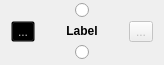
<?xml version="1.0" encoding="UTF-8"?>
<ui version="4.0">
 <class>Form</class>
 <widget class="QWidget" name="Form">
  <property name="geometry">
   <rect>
    <x>0</x>
    <y>0</y>
    <width>164</width>
    <height>65</height>
   </rect>
  </property>
  <property name="sizePolicy">
   <sizepolicy hsizetype="Preferred" vsizetype="Fixed">
    <horstretch>0</horstretch>
    <verstretch>0</verstretch>
   </sizepolicy>
  </property>
  <property name="windowTitle">
   <string>Form</string>
  </property>
  <layout class="QVBoxLayout" name="verticalLayout">
   <property name="spacing">
    <number>0</number>
   </property>
   <property name="topMargin">
    <number>0</number>
   </property>
   <property name="bottomMargin">
    <number>0</number>
   </property>
   <item>
    <layout class="QHBoxLayout" name="horizontalLayout">
     <property name="spacing">
      <number>0</number>
     </property>
     <item>
      <widget class="NodeWidget" name="inputRadioButton">
       <property name="sizePolicy">
        <sizepolicy hsizetype="Fixed" vsizetype="Fixed">
         <horstretch>0</horstretch>
         <verstretch>0</verstretch>
        </sizepolicy>
       </property>
       <property name="text">
        <string/>
       </property>
       <property name="autoExclusive">
        <bool>false</bool>
       </property>
      </widget>
     </item>
    </layout>
   </item>
   <item>
    <layout class="QHBoxLayout" name="centralHorizontalLayout">
     <item>
      <widget class="ErrorButton" name="errorButton">
       <property name="enabled">
        <bool>false</bool>
       </property>
       <property name="mouseTracking">
        <bool>false</bool>
       </property>
       <property name="autoFillBackground">
        <bool>false</bool>
       </property>
       <property name="styleSheet">
        <string notr="true">background: transparent;</string>
       </property>
       <property name="text">
        <string>...</string>
       </property>
       <property name="icon">
        <iconset>
         <normaloff>../resources/alert-triangle.png</normaloff>
         <disabledoff>../resources/transparent.png</disabledoff>
         <disabledon>../resources/transparent.png</disabledon>../resources/alert-triangle.png</iconset>
       </property>
       <property name="autoRaise">
        <bool>false</bool>
       </property>
      </widget>
     </item>
     <item>
      <spacer name="horizontalSpacer">
       <property name="orientation">
        <enum>Qt::Horizontal</enum>
       </property>
       <property name="sizeType">
        <enum>QSizePolicy::Fixed</enum>
       </property>
       <property name="sizeHint" stdset="0">
        <size>
         <width>5</width>
         <height>20</height>
        </size>
       </property>
      </spacer>
     </item>
     <item>
      <widget class="QLabel" name="label">
       <property name="sizePolicy">
        <sizepolicy hsizetype="Preferred" vsizetype="Fixed">
         <horstretch>0</horstretch>
         <verstretch>0</verstretch>
        </sizepolicy>
       </property>
       <property name="minimumSize">
        <size>
         <width>0</width>
         <height>0</height>
        </size>
       </property>
       <property name="font">
        <font>
         <weight>75</weight>
         <bold>true</bold>
        </font>
       </property>
       <property name="text">
        <string>Label</string>
       </property>
       <property name="scaledContents">
        <bool>false</bool>
       </property>
       <property name="alignment">
        <set>Qt::AlignCenter</set>
       </property>
       <property name="wordWrap">
        <bool>false</bool>
       </property>
       <property name="margin">
        <number>0</number>
       </property>
      </widget>
     </item>
     <item>
      <spacer name="horizontalSpacer_2">
       <property name="orientation">
        <enum>Qt::Horizontal</enum>
       </property>
       <property name="sizeType">
        <enum>QSizePolicy::Fixed</enum>
       </property>
       <property name="sizeHint" stdset="0">
        <size>
         <width>5</width>
         <height>20</height>
        </size>
       </property>
      </spacer>
     </item>
     <item>
      <widget class="QToolButton" name="fileOpenButton">
       <property name="enabled">
        <bool>false</bool>
       </property>
       <property name="text">
        <string>...</string>
       </property>
      </widget>
     </item>
    </layout>
   </item>
   <item>
    <layout class="QVBoxLayout" name="inputRowVerticalLayout">
     <property name="spacing">
      <number>3</number>
     </property>
    </layout>
   </item>
   <item>
    <layout class="QHBoxLayout" name="outputHorizontalLayout">
     <property name="spacing">
      <number>0</number>
     </property>
     <item>
      <widget class="NodeWidget" name="outputRadioButton">
       <property name="sizePolicy">
        <sizepolicy hsizetype="Fixed" vsizetype="Fixed">
         <horstretch>0</horstretch>
         <verstretch>0</verstretch>
        </sizepolicy>
       </property>
       <property name="text">
        <string/>
       </property>
       <property name="checkable">
        <bool>true</bool>
       </property>
       <property name="autoExclusive">
        <bool>false</bool>
       </property>
      </widget>
     </item>
    </layout>
   </item>
  </layout>
 </widget>
 <customwidgets>
  <customwidget>
   <class>NodeWidget</class>
   <extends>QRadioButton</extends>
   <header>widgets/node</header>
  </customwidget>
  <customwidget>
   <class>ErrorButton</class>
   <extends>QToolButton</extends>
   <header>widgets/blocks/error_button</header>
  </customwidget>
 </customwidgets>
 <resources/>
 <connections/>
</ui>
